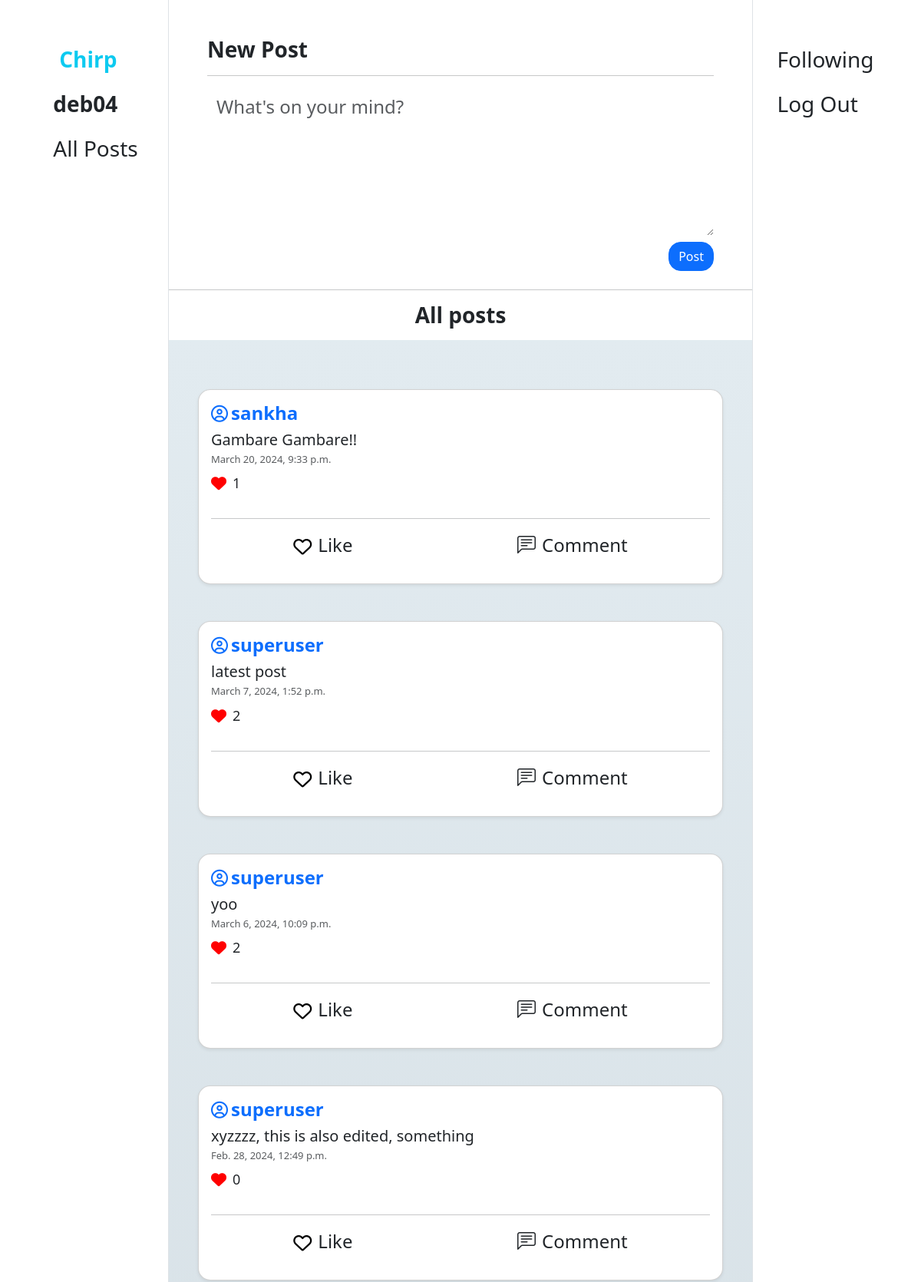
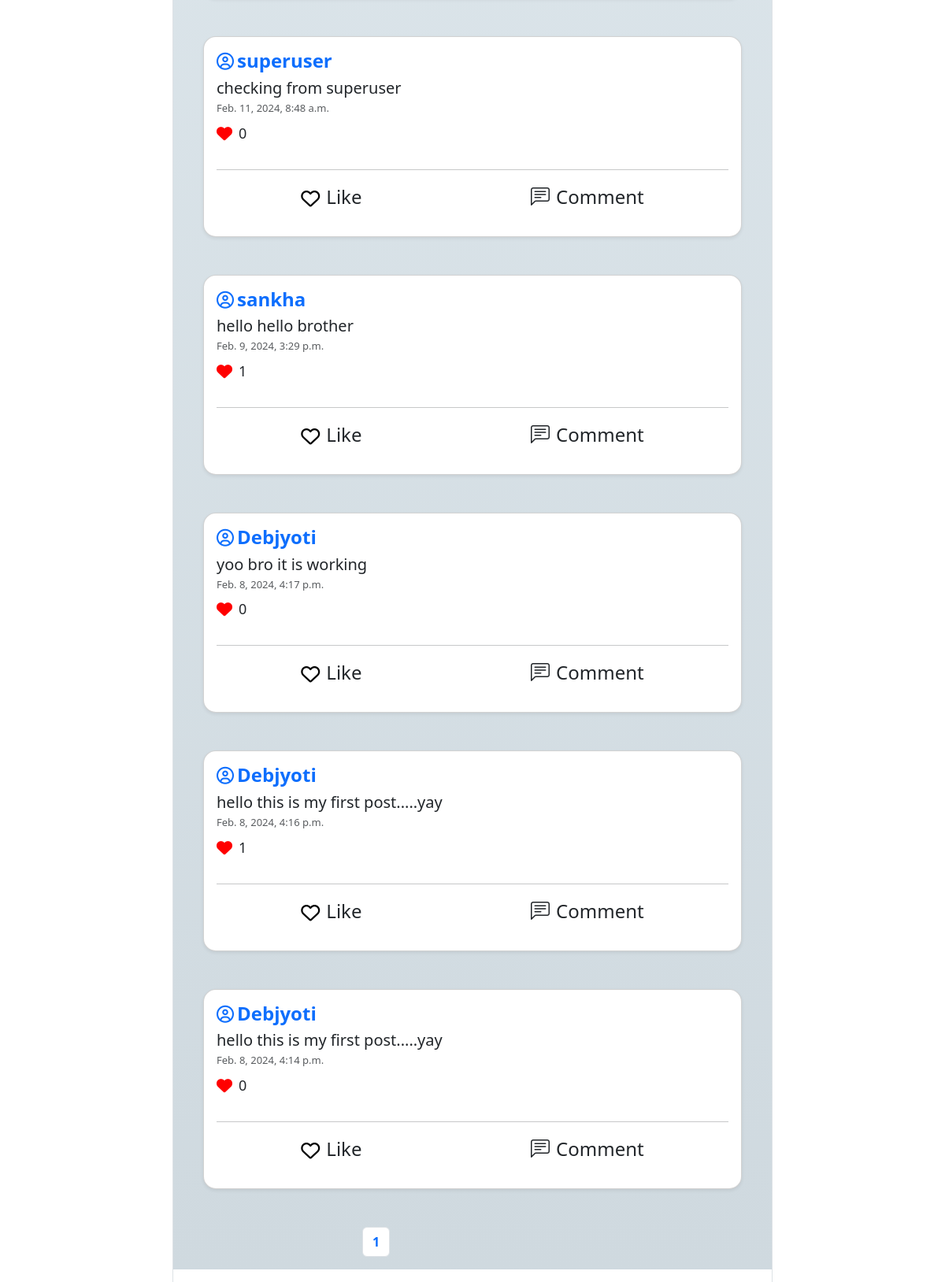
Screenshot of / (signed in) with the database file from the repository (2 pictures, top to bottom).
### network/models.py (models this page shows)
class User(AbstractUser, models.Model):
    follower_count = models.IntegerField(default=0)
    following_count = models.IntegerField(default=0)
    follower_list = models.ManyToManyField('User', blank=True, related_name='followers')
    following_list = models.ManyToManyField('User', blank=True, related_name='following')

class Posts(models.Model):
    username = models.ForeignKey('User', null=True, on_delete=models.SET_NULL, related_name='all_posts')
    post_content = models.CharField(max_length=1000)
    creation_time = models.DateTimeField(auto_now_add=True, blank=True, null=True)
    likes = models.IntegerField(default=0)
    liked_by = models.ManyToManyField('User', blank=True, related_name='likes')

### network/views.py (the view)
# urls.py: path("", views.index, name="index"),
def index(request):
    posts = Posts.objects.all().order_by('-creation_time')
    paginator = Paginator(posts, 10)
    page_number = request.GET.get("page")
    page_obj = paginator.get_page(page_number)
    return render(request, "network/index.html", {
        "post_form": PostForm(),
        "all_posts": page_obj,
        "all_comments": Comments.objects.all()
    })

### network/forms.py
class PostForm(forms.Form):
    post_content = forms.CharField(label="", widget=forms.Textarea(attrs={
        "rows":"5",
        "placeholder":"What's on your mind?",
        "class": "form-control",
        "style":"width: 100%;font-size:24px;border:none;",
        }), max_length=1000)

### network/templates/network/index.html (shortened to what this page needs)
{% extends "network/layout.html" %}
{% load static %}
{% block body %}
  {% if post_form == "profile_pg" %}
    <div class="product-container container-fluid" style="width: 90%;">
      <h2 class="fw-bold">Name: {{ user_profile.username }}</h2>
      <h2 class="fw-bold">Followers: {{ user_profile.follower_count }}</h2>
      <h2 class="fw-bold">Following: {{ user_profile.following_count }}</h2>
      {% if user.is_authenticated and user.username != user_profile.username %}
          <a href="{% url 'followrequest' user_profile.username %}">
            {% if user in user_profile.follower_list.all %}
              <button class="btn btn-danger">Unfollow</button>
            {% else %}
              <button class="btn btn-primary">Follow</button>
            {% endif %}
          </a>
          <br>
      {% endif %}
    </div>
  {% elif post_form != "profile_pg" and post_form != "following_pg" and user.is_authenticated %}
    <div class="product-container container-fluid" style="width: 90%;">
      <h3 class="fw-bold">New Post</h3>
      <hr>
      <form id="new-post" action="{% url 'newpost' %}" method="post">
        {{ post_form }}
        <div class="d-flex justify-content-end">
          <input type="submit" class="btn btn-primary my-2 rounded-4" value="Post">
        </div>
      </form>
    </div>
  {% endif %}
  <hr>
  <div class="sticky-md-top bg-white mb-3">
    <h3 class="text-center fw-semibold">All posts </h3>
  </div>
  <div class="pt-3" style="background: linear-gradient(to top, #cfd9df 0%, #e2ebf0 100%);">
    {% for post in all_posts %}
    <div class="product-container rounded-4 container-fluid card my-5 shadow-sm p-3" style="width: 90%;">
      <div class="d-flex justify-content-between">
        <a class="d-flex gap-1" href="{% url 'profile' post.username %}" style="text-decoration: none;">
          <i class="fa-regular fa-circle-user mt-1" style="font-size: 22px;"></i>
          <h4 class="fw-bold">{{ post.username }}</h4>
        </a>
      </div>
      <h5 id="post-{{post.id}}">{{ post.post_content }}</h5>
      <p class="card-subtitle mb-2 text-muted" style="font-size: small;">{{ post.creation_time }}</p>
      <div class="d-flex">
        <i class="fa-solid fa-heart mt-1" style="color: red;
        font-size: 20px;"></i>
        <p class="px-2 " id="likecount-{{post.id}}" style="font-size: 18px;">{{ post.likes }}</p>
      </div>
      <hr>
      <div class="d-flex justify-content-around">
        {% if user.is_authenticated %}
        <div id="like-{{post.id}}" class="d-flex" onclick="like_post(id)">
          {% if user in post.liked_by.all %}
            <i class="fa-solid fa-heart mt-2" style="font-size:24px;color:red"></i>
          {% else %}
            <i class="fa-regular fa-heart mt-2" style="font-size:24px;color:black"></i>
          {% endif %}
          <p class="ps-2" style="font-size:24px;">Like</p>
        </div>
        {% endif %}
        <div id="loadcomment-{{post.id}}" class="d-flex" onclick="load_comments(id)">
          <i class="bi bi-chat-left-text" style="font-size: 24px;"></i>
          <p class="ps-2" style="font-size: 24px;">Comment</p>
        </div>
      </div>
    </div>
  {% endfor %}
  <div class="product-container container-fluid" style="width: 25rem;">
    <ul class="pagination px-5">
      <li class="page-item">
          <p class="page-link fw-bold">{{ all_posts.number }}</p>
      </li>
    </ul>
  </div>
  </div>
{% endblock %}

### network/templates/network/layout.html (shortened to what this page needs)
{% load static %}
<!DOCTYPE html>
<html lang="en">
    <head>
        <link rel="stylesheet" href="https://cdn.jsdelivr.net/npm/bootstrap@5.3.2/dist/css/bootstrap.min.css">
        <link rel="stylesheet" href="https://cdn.jsdelivr.net/npm/bootstrap-icons@1.3.0/font/bootstrap-icons.css">
        <link rel="stylesheet" href="https://cdnjs.cloudflare.com/ajax/libs/font-awesome/6.5.1/css/all.min.css">
        <link href="{% static 'network/styles.css' %}" rel="stylesheet">
    </head>
    <body>
        <div class="container">
            <div class="row">
                <div class="col-md-2 pt-5 d-flex justify-content-center border-end bg-white sticky-top">
                    <nav class="navigation-bar">
                        <ul class="navbar-nav d-flex flex-row flex-md-column">
                            <li class="nav-item px-1">
                                <a class="nav-link mx-2 fs-3 text-info fw-bold" href="{% url 'index' %}">Chirp</a>
                            </li>
                        {% if user.is_authenticated %}
                            <li class="nav-item px-1">
                                <a class="nav-link fs-3" href="{% url 'profile' user.username %}"><strong>{{ user.username }}</strong></a>
                            </li>
                        {% endif %}
                            <li class="nav-item px-1">
                                <a class="nav-link fs-3" href="{% url 'index' %}">All Posts</a>
                            </li>
                        </ul>
                      </nav>
                </div>
                <div class="col-md-8 pt-5 px-0">
                    {% block body %}
                    {% endblock %}
                </div>
                <div class="col-md-2 pt-5 d-flex justify-content-center border-start sticky-bottom bg-white sticky-md-none">
                    <nav class="navigation-bar">
                        <ul class="navbar-nav d-flex flex-row flex-md-column justify-sm-content-between">
                        {% if user.is_authenticated %}
                            <li class="nav-item px-1">
                                <a class="nav-link fs-3" href="{% url 'following' %}">Following</a>
                            </li>
                            <li class="nav-item px-1">
                                <a class="nav-link fs-3" href="{% url 'logout' %}">Log Out</a>
                            </li>
                        {% endif %}
                        </ul>
                      </nav>
                </div>
            </div>
        </div>
    </body>
</html>

### network/static/network/styles.css (style rules this page uses)
.navigation-bar { position: relative; }
@media (min-width: 768px) { .navigation-bar { position: fixed; } }
input, textarea { max-width: 100%; }

### rows the page displays
User: username "deb04"
Posts: username "sankha", post_content "Gambare Gambare!!", creation_time "March 20, 2024, 9:33 p.m.", likes "1"
Posts: username "superuser", post_content "latest post", creation_time "March 7, 2024, 1:52 p.m.", likes "2"
Posts: username "superuser", post_content "yoo", creation_time "March 6, 2024, 10:09 p.m.", likes "2"
Posts: username "superuser", post_content "xyzzzz, this is also edited, something", creation_time "Feb. 28, 2024, 12:49 p.m.", likes "0"
Posts: username "superuser", post_content "checking from superuser", creation_time "Feb. 11, 2024, 8:48 a.m.", likes "0"
Posts: username "sankha", post_content "hello hello brother", creation_time "Feb. 9, 2024, 3:29 p.m.", likes "1"
Posts: username "Debjyoti", post_content "yoo bro it is working", creation_time "Feb. 8, 2024, 4:17 p.m.", likes "0"
Posts: username "Debjyoti", post_content "hello this is my first post.....yay", creation_time "Feb. 8, 2024, 4:16 p.m.", likes "1"
Posts: username "Debjyoti", post_content "hello this is my first post.....yay", creation_time "Feb. 8, 2024, 4:14 p.m.", likes "0"

### other values shown
{{ all_posts.number }} "1"
